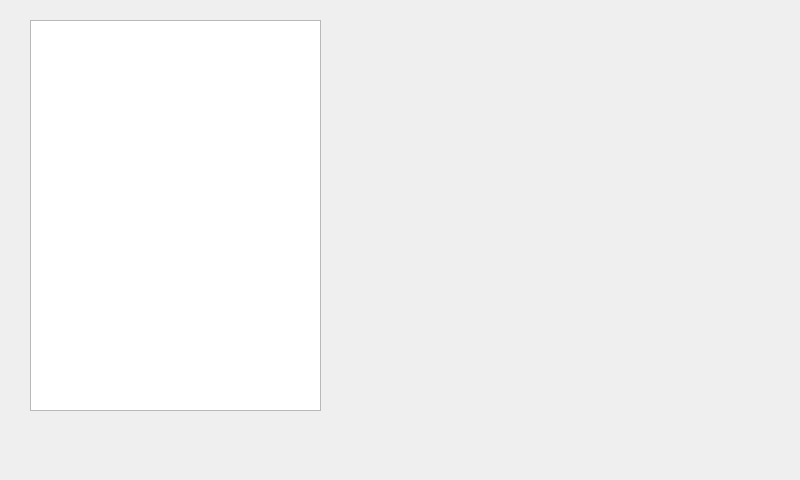
<?xml version="1.0" encoding="UTF-8"?>
<ui version="4.0">
 <class>com_to_web</class>
 <widget class="QMainWindow" name="com_to_web">
  <property name="geometry">
   <rect>
    <x>0</x>
    <y>0</y>
    <width>800</width>
    <height>480</height>
   </rect>
  </property>
  <property name="windowTitle">
   <string>com_to_web</string>
  </property>
  <widget class="QWidget" name="centralWidget">
   <widget class="QTextEdit" name="textEdit">
    <property name="geometry">
     <rect>
      <x>30</x>
      <y>20</y>
      <width>291</width>
      <height>391</height>
     </rect>
    </property>
   </widget>
  </widget>
 </widget>
 <layoutdefault spacing="6" margin="11"/>
 <resources/>
 <connections/>
</ui>
